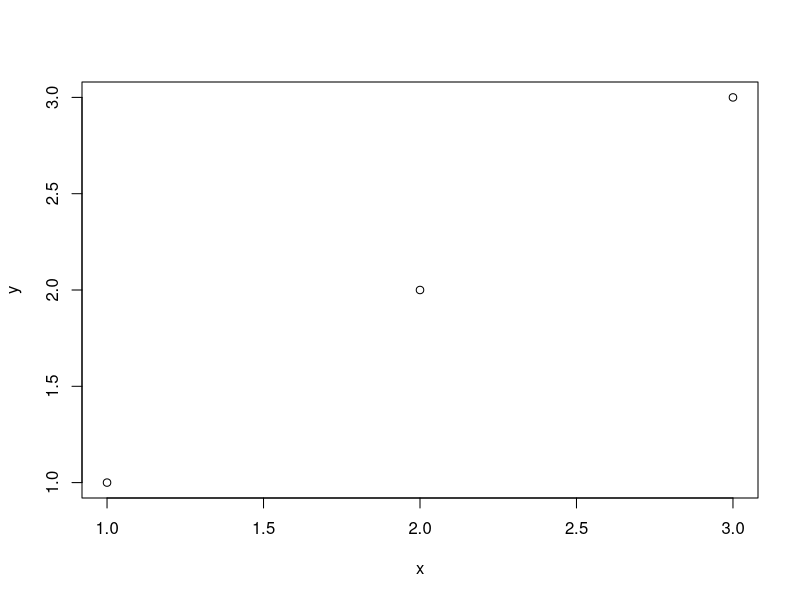
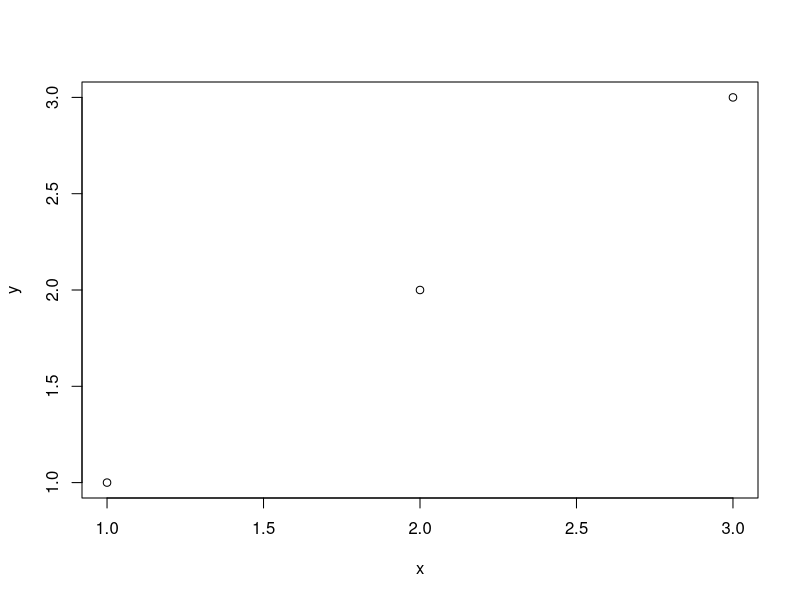
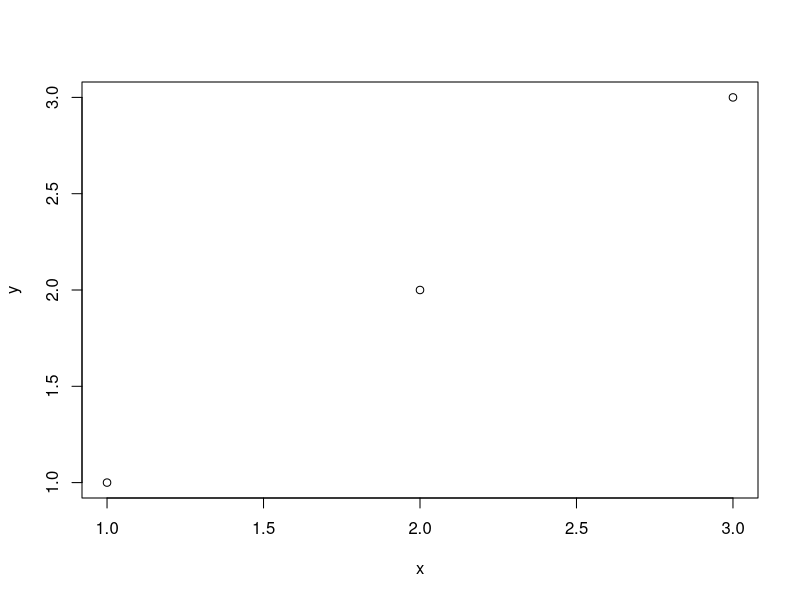
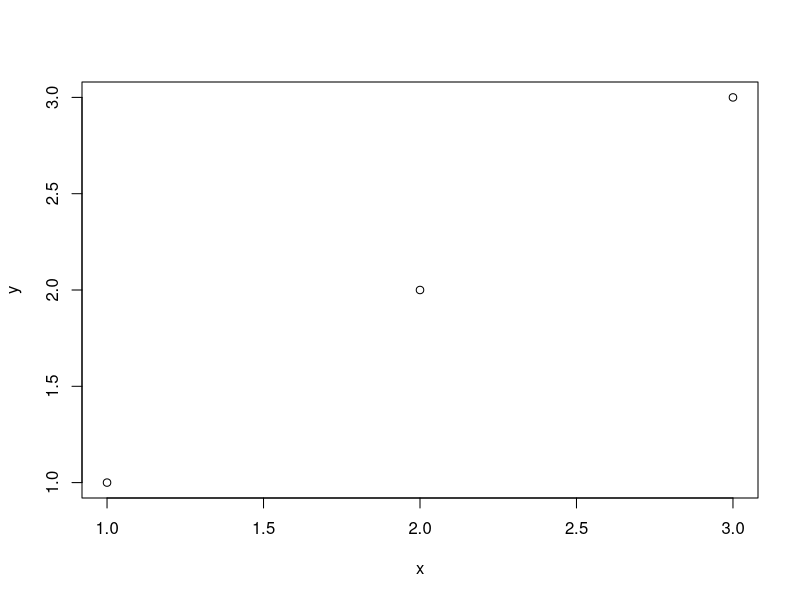
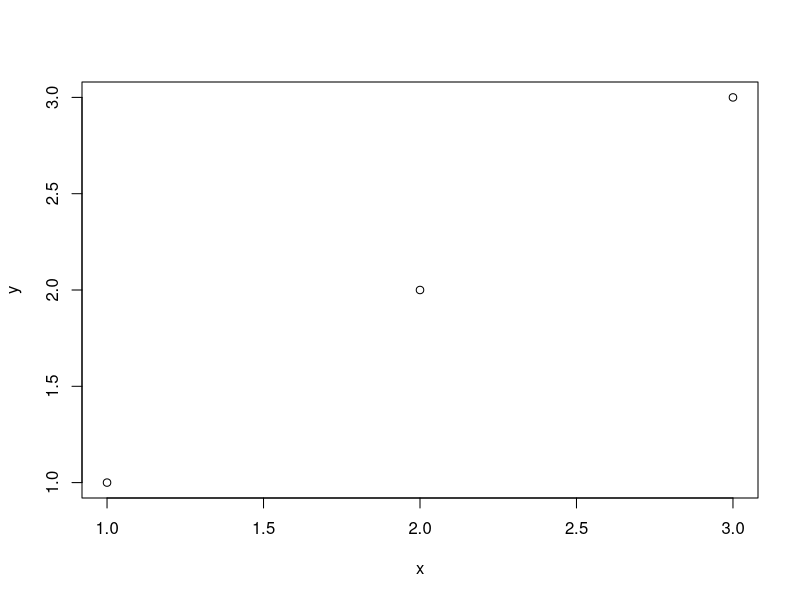

Write R code to recreate these figures, in order.
## ---- chunk 1
#Code not to be displayed in prez here
x<-1:3
y<-1:3

## ---- chunk 2
#code for graphs here
plot(x,y)

## ---- chunk 3
#Code not to be displayed here
x<-1:3
y<-1:3

## ---- chunk 4
#code for graphs here
plot(x,y)

## ---- chunk 5
#Code not to be displayed here
x<-1:3
y<-1:3

## ---- chunk 6
#code for graphs here
plot(x,y)

## ---- chunk 7
#Code not to be displayed here
x<-1:3
y<-1:3

## ---- chunk 8
#code for graphs here
plot(x,y)

## ---- chunk 9
#Code not to be displayed here
x<-1:3
y<-1:3

## ---- chunk 10
#code for graphs here
plot(x,y)

